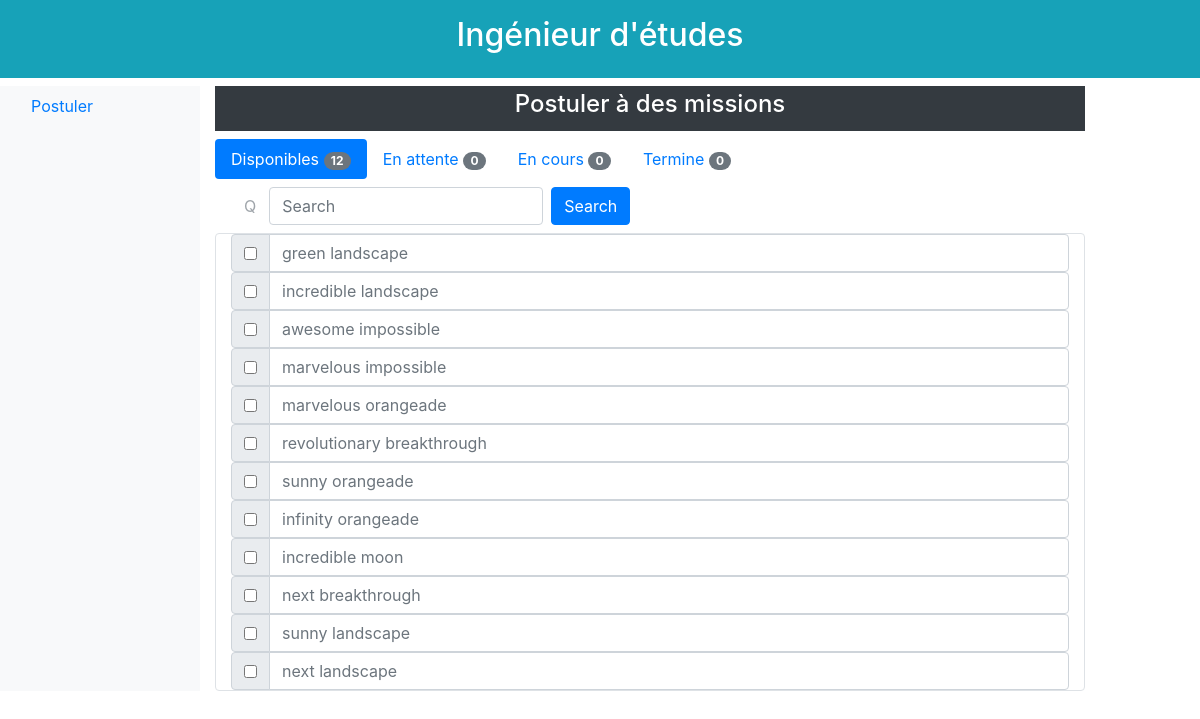
The app's page /1/etude/postuler/disponibles/, older data.
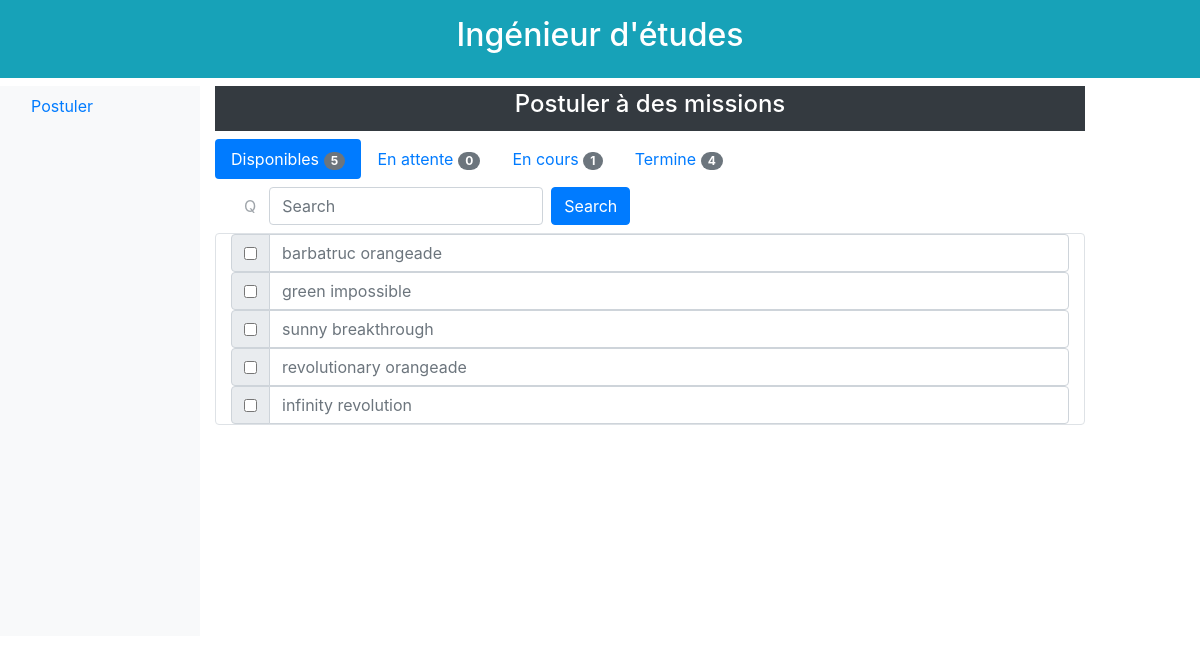
The same page, newer data.
### database/models.py (models this page shows)
class Mission(db.Model):
    id = db.Column(db.Integer, primary_key=True)
    titre = db.Column(db.String(64), unique=True)
    description = db.Column(db.Text, unique=True)
    effectifs_max = db.Column(db.Integer)
    prix_vente = db.Column(db.Integer)
    statut = db.Column(db.Text)
    date_creation = db.Column(db.DateTime)
    responsable_id = db.Column(db.Integer, db.ForeignKey('ingenieur.id'))
    souhaits = db.relationship('Souhait', backref='mission', lazy='dynamic')
    besoins = db.relationship('Besoin', backref='mission', lazy='dynamic')
    affectations = db.relationship('Affectation', backref='mission', lazy='dynamic')

### app.py (the view)
@app.route('/<id>/etude/postuler/<etat>/')
def onglet_etude(id, etat):
    engineerObserve = get_engineer_by_id(id)
    listOfMissionsAvalable = get_mission_possible_of_inge(id)
    listOfMissionsGoingOn = get_mission_en_cours_of_inge(id)
    listOfMissionsWaiting = get_mission_en_attente_of_inge(id)
    listOfMissionsClosed = get_mission_termine_of_inge(id)
    if (etat == "disponibles"):
        listToShow = listOfMissionsAvalable
    elif (etat == "enAttente"):
        listToShow = listOfMissionsWaiting
    elif (etat == "enCours"):
        listToShow = listOfMissionsGoingOn
    elif (etat == "termine"):
        listToShow = listOfMissionsClosed
    else:
        error_page_404("tab doesn't exist")
    return render_template("homepage_etude_postuler_grille.html.jinja2",
                           id=id
                           , etat=etat
                           , listOfMissionsAvalableLength=len(listOfMissionsAvalable)
                           , listOfMissionsWaitingLength=len(listOfMissionsWaiting)
                           , listOfMissionsGoingOnLength=len(listOfMissionsGoingOn)
                           , listOfMissionsClosedLength=len(listOfMissionsClosed)
                           , listToShow=listToShow
                           )

### database/functions.py (called while the page is built)
def get_mission_by_id(mission_id):
    return Mission.query.filter_by(id=mission_id).first()

def get_participants_actuels_of_mission(mission_id):
    mission = get_mission_by_id(mission_id)
    id_inges = [a.ingenieur_id for a in list(mission.affectations)]
    participants = [get_engineer_by_id(id) for id in id_inges]
    return participants

def get_engineer_by_id(engineer_id):
    return Ingenieur.query.filter_by(id=engineer_id).first()

def get_mission_en_cours_of_inge(inge_id):
    inge = get_engineer_by_id(inge_id)
    id_missions = [a.mission_id for a in list(inge.affectations)]
    missions = [get_mission_by_id(id) for id in id_missions]
    missions_en_cours = []
    for m in missions:
        affectations = get_all_affectations_inge_mission(inge_id, m.id)
        ajouter = False
        if m.statut == "ouverte":
            for a in affectations:
                if a.date_fin >= datetime.now():
                   ajouter = True
        if ajouter:
            missions_en_cours.append(m)
    return missions_en_cours

def get_all_affectations_inge_mission(inge_id, mission_id):
    return Affectation.query.filter_by(ingenieur_id=inge_id, mission_id=mission_id).all()

### templates/homepage_etude_postuler_grille.html.jinja2
{% extends "homepage_etude_postuler.html.jinja2" %}
{% block gridMission %}
    <form>
        {% for mission in listToShow %}
            <div class="input-group">
                <div class="input-group-prepend">
                    <div class="input-group-text">
                        <input type="checkbox">
                    </div>
                </div>
                <input type="text" class="form-control" onclick="location.href='/{{ id }}/etude/postuler/vue/{{ mission.id }}/';" placeholder="{{ mission.titre }}">
            </div>
        {% endfor %}
    </form>
{% endblock %}

Row changes from the older to the newer data that the page shows:
no longer on this page (row edited): Mission: titre "green landscape"
no longer on this page (row edited): Mission: titre "marvelous orangeade"
no longer on this page (row edited): Mission: titre "sunny orangeade"
no longer on this page (row edited): Mission: titre "infinity orangeade"
no longer on this page (row edited): Mission: titre "incredible moon"
no longer on this page (row edited): Mission: titre "next breakthrough"
no longer on this page (row edited): Mission: titre "sunny landscape"
removed Mission: titre "next landscape"
changed Mission: titre "incredible landscape" → "barbatruc orangeade"
changed Mission: titre "awesome impossible" → "green impossible"
changed Mission: titre "marvelous impossible" → "sunny breakthrough"
changed Mission: titre "revolutionary breakthrough" → "revolutionary orangeade"
now on this page (row edited): Mission: titre "infinity revolution"
Text that changed along with them:
{{ listOfMissionsAvalableLength }}: "12" → "5"
{{ listOfMissionsGoingOnLength }}: "0" → "1"
{{ listOfMissionsClosedLength }}: "0" → "4"
